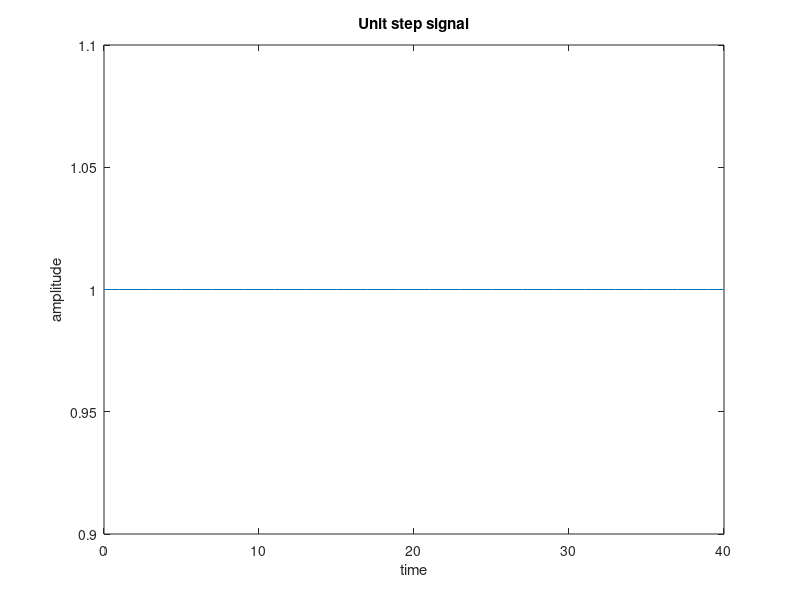

Here is the MATLAB script that generated this plot:
%CONTINUOUS UNIT STEP SIGNAL


clc;
clear all;
close all;
t=0:40;
for i=0:1:40
        y(i+1)=1
end
i=0:1:40
plot(t,y(i+1));
xlabel('time');
ylabel('amplitude');
title('Unit step signal');



